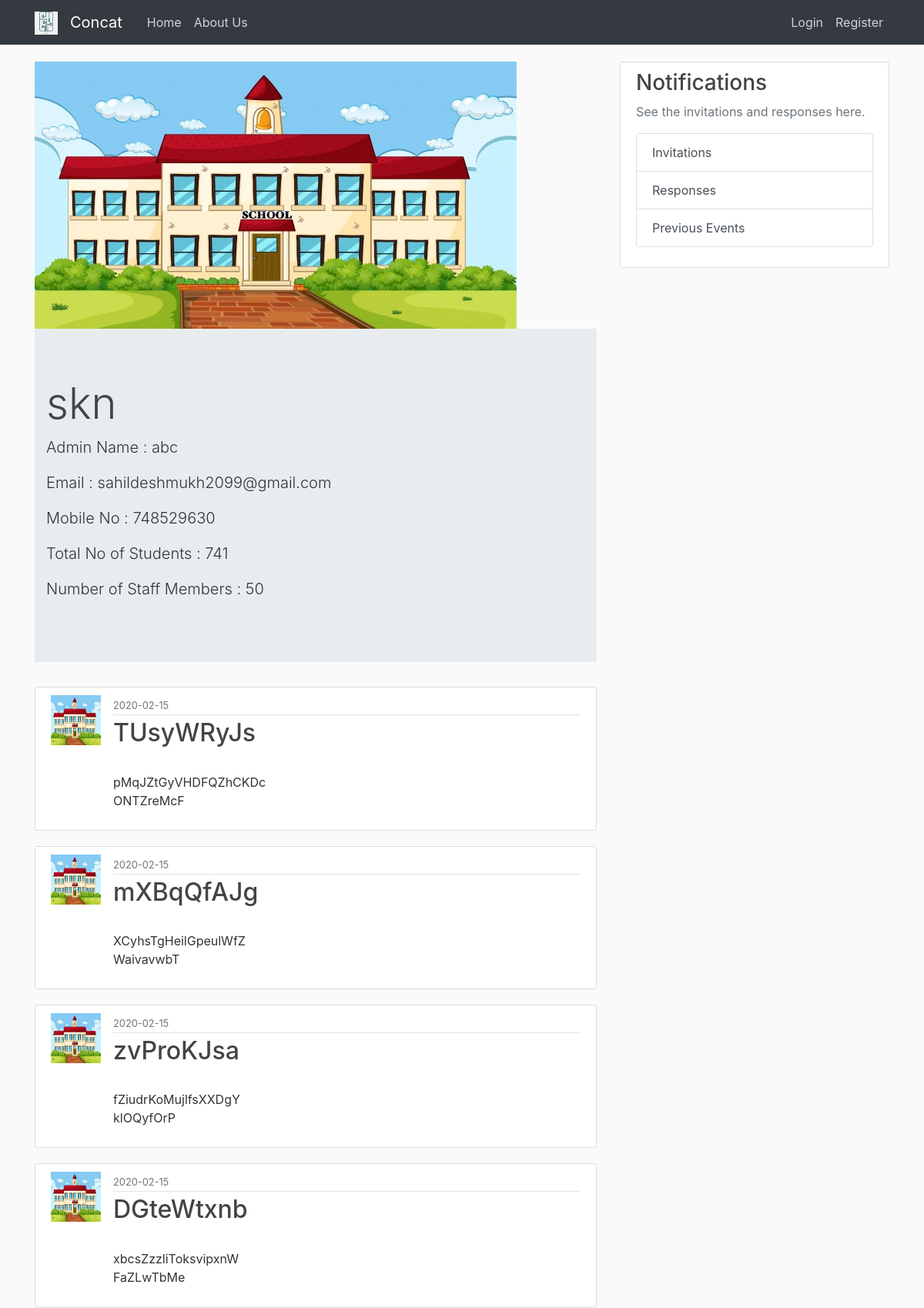
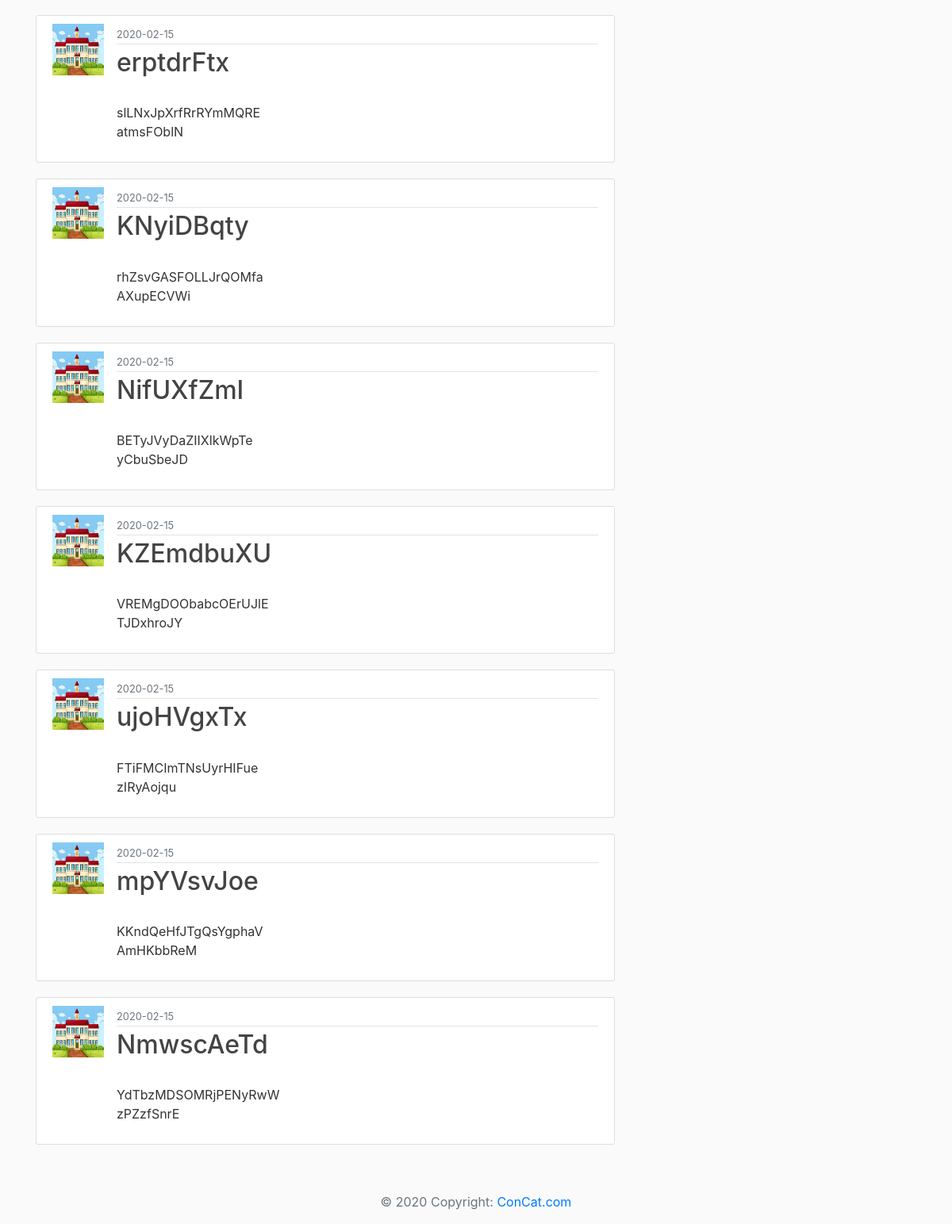
The app's page /institute_info/1, older data (2 pictures, top to bottom).
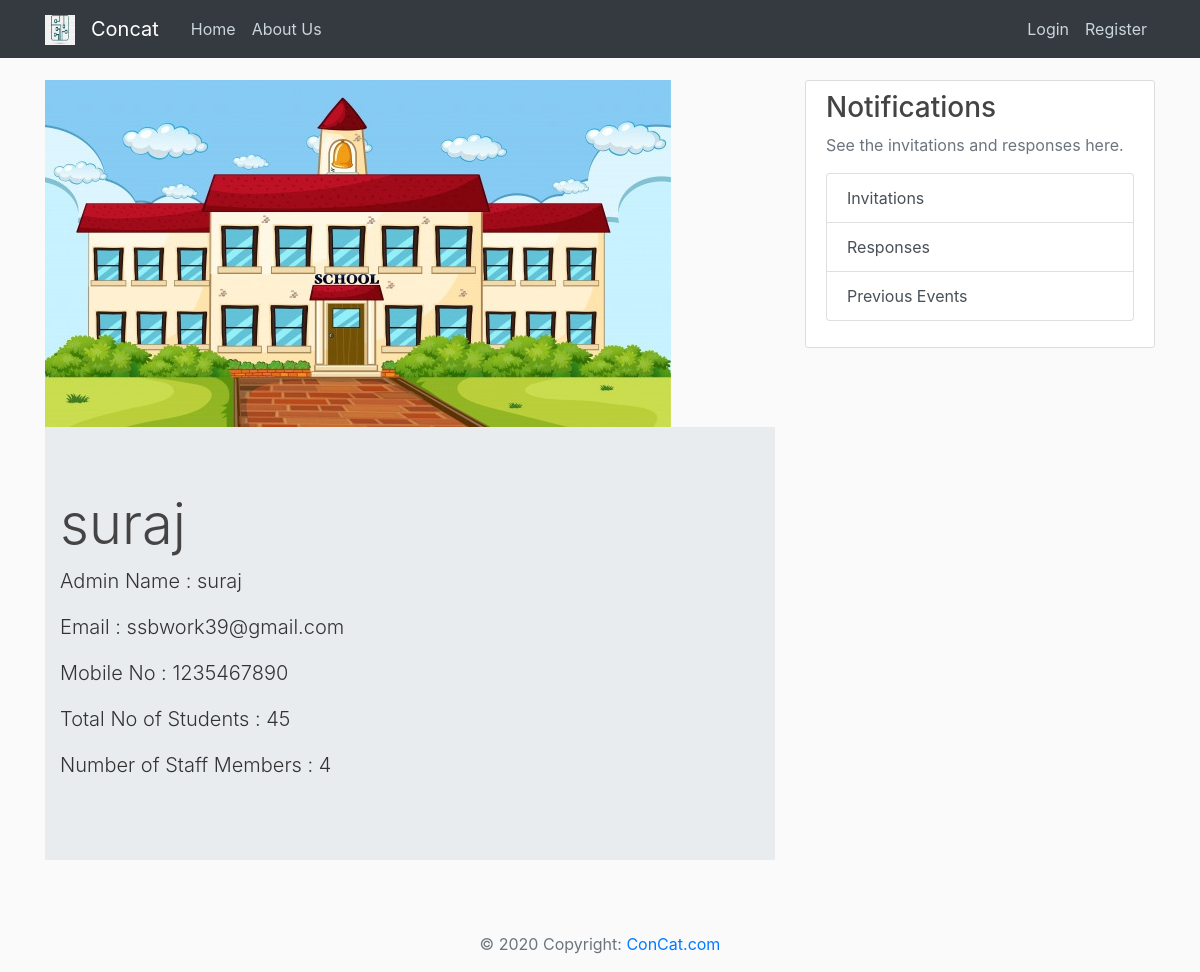
The same page, newer data.
### FlaskApp/models.py (models this page shows, shortened)
class Institute(db.Model , UserMixin):
	id = db.Column(db.Integer , primary_key = True)
	ins_name = db.Column(db.String(70),unique = True,nullable = False)
	admin_name = db.Column(db.String(50),nullable = False)
	address = db.Column(db.String(100),nullable=False)
	mobile_no = db.Column(db.Integer,unique = True,nullable=False)
	no_of_students = db.Column(db.Integer,nullable=False)
	no_of_staff = db.Column(db.Integer,nullable=False)
	email = db.Column(db.String(120),unique = True,nullable = False)
	password = db.Column(db.String(60),nullable=False)
	scope = db.Column(db.String(200),nullable=False)
	ins_img = db.Column(db.String(20), default='default.jpg')
	posts = db.relationship('Event',backref='host',lazy=True)

class Event(db.Model):
	id = db.Column(db.Integer , primary_key = True)
	title = db.Column(db.String(70),nullable = False)
	short_disc = db.Column(db.String(150),nullable = False)
	long_disc = db.Column(db.String(2000),nullable=False)
	poster = db.Column(db.String(20), default='default.jpg')
	reg_last_date = db.Column(db.DateTime , nullable=False)
	event_date = db.Column(db.DateTime , nullable=False)
	ins_id = db.Column(db.Integer,db.ForeignKey('institute.id'),nullable=False)

### FlaskApp/routes.py (the view)
@app.route("/institute_info/<int:ins_id>")
def institute_info(ins_id):
	institute = Institute.query.get_or_404(ins_id)
	events = Event.query.filter_by(host=institute).order_by(Event.event_date.desc())
	return render_template('institute_info.html',title=institute.ins_name,institute=institute , events = events)

### FlaskApp/templates/institute_info.html
{% extends "layout.html" %}
{% block content %}
    <img src="{{ url_for('static' , filename = 'ins_profiles/'+institute.ins_img) }}">
    <div class="jumbotron jumbotron-fluid">
      <div class="container">
        <h1 class="display-4"> {{ institute.ins_name }}</h1>
        <p class="lead">Admin Name : {{ institute.admin_name }}</p>
        <p class="lead">Email : {{ institute.email }}</p>
        <p class="lead">Mobile No : {{ institute.mobile_no }}</p>
        <p class="lead">Total No of Students : {{ institute.no_of_students }}</p>
        <p class="lead">Number of Staff Members : {{ institute.no_of_staff }}</p>
      </div>
  </div>
    {% for event in events %}
       <article class="media content-section">
          <img class="rounded_circle article-img" src="{{ url_for('static' , filename = 'ins_profiles/'+event.host.ins_img) }}">
          <div class="media-body">
            <div class="article-metadata">
              <small class="text-muted">{{ event.reg_last_date.strftime('%Y-%m-%d') }}</small>
            </div>
            <h2><a class="article-title" href="{{ url_for('event',event_id=event.id) }}">{{ event.title }}</a></h2>
            <p class="article-content">{{ event.short_disc }}</p>
          </div>
        </article>
   {% endfor %}
{% endblock content %}

### FlaskApp/templates/layout.html (shortened to what this page needs)
<!DOCTYPE html>
<html>
<head>
    <link rel="stylesheet" href="https://maxcdn.bootstrapcdn.com/bootstrap/4.0.0/css/bootstrap.min.css">
    <link rel="stylesheet" type="text/css" href="../static/main.css">
	</head>
	<body>
		<header class="site-header">
	      	<nav class="navbar navbar-expand-md navbar-dark bg-dark fixed-top">
	        <div class="container">
			  <a class="navbar-brand" href="/">
			    <img src="{{ url_for('static',filename='logo/images.png') }}" width="30" height="30" alt="">
			  </a>
	          <a class="navbar-brand mr-4" href="/">Concat</a>
	          	<div class="collapse navbar-collapse" id="navbarToggle">
	            	<div class="navbar-nav mr-auto">
	             	 	<a class="nav-item nav-link" href="{{ url_for('home') }}">Home</a>
	              		<a class="nav-item nav-link" href="{{ url_for('about') }}">About Us</a>
	            	</div>
	            	<div class="navbar-nav">
	            		{% if current_user.is_authenticated  %}
		                	<a class="nav-item nav-link" href="{{ url_for('create_post') }}">New Event</a>
		                	<a class="nav-item nav-link" href="{{ url_for('institute_info' , ins_id=current_user.id) }}">Account</a>
		                	<a class="nav-item nav-link" href="{{ url_for('logout') }}">Logout</a>
	                	{% else %}
		                	<a class="nav-item nav-link" href="{{ url_for('login') }}">Login</a>
		                	<a class="nav-item nav-link" href="{{ url_for('register') }}">Register</a>
	                	{% endif %}
	            	</div>
	          	</div>
	        </div>
	      	</nav>
	    </header>
	    <main role="main" class="container">
		    <div class="row">
		        <div class="col-md-8">
		        	{% block content %}{% endblock %}
		        </div>
			    <div class="col-md-4">
		          <div class="content-section">
		            <h3>Notifications</h3>
		            <p class='text-muted'>See the invitations and responses here.
		              	<div class="list-group">
						  <a href="#" class="list-group-item list-group-item-action">
						    Invitations
						  </a>
						  <a href="#" class="list-group-item list-group-item-action">
						  	Responses
						  </a>
						  <a href="#" class="list-group-item list-group-item-action">
						  	Previous Events
						  </a>
						</div>
		            </p>
		          </div>
		        </div>
		    </div>
		</main>
		<footer class="page-footer font-small blue pt-4">
			<div class="footer-copyright text-center py-3">
				<span class="text-muted">© 2020 Copyright: </span>
				<span><a href="#">ConCat.com</a></span>
			</div>
		</footer>
	</body>
	</html>

### FlaskApp/static/main.css (style rules this page uses)
body { background: #fafafa; color: #333333; margin-top: 5rem; }
h1, h2, h3, h4, h5, h6 { color: #444444; }
.site-header .navbar-nav .nav-link { color: #cbd5db; }
.content-section { background: #ffffff; padding: 10px 20px; border: 1px solid #dddddd; border-radius: 3px; margin-bottom: 20px; }

Row changes from the older to the newer data that the page shows:
removed Event: ins_img (placeholder picture), reg_last_date "2020-02-15", title "TUsyWRyJs", short_disc "pMqJZtGyVHDFQZhCKDc ONTZreMcF"
removed Event: ins_img (placeholder picture), reg_last_date "2020-02-15", title "mXBqQfAJg", short_disc "XCyhsTgHeilGpeulWfZ WaivavwbT"
removed Event: ins_img (placeholder picture), reg_last_date "2020-02-15", title "zvProKJsa", short_disc "fZiudrKoMujlfsXXDgY klOQyfOrP"
removed Event: ins_img (placeholder picture), reg_last_date "2020-02-15", title "DGteWtxnb", short_disc "xbcsZzzliToksvipxnW FaZLwTbMe"
removed Event: ins_img (placeholder picture), reg_last_date "2020-02-15", title "erptdrFtx", short_disc "slLNxJpXrfRrRYmMQRE atmsFOblN"
removed Event: ins_img (placeholder picture), reg_last_date "2020-02-15", title "KNyiDBqty", short_disc "rhZsvGASFOLLJrQOMfa AXupECVWi"
removed Event: ins_img (placeholder picture), reg_last_date "2020-02-15", title "NifUXfZmI", short_disc "BETyJVyDaZIIXlkWpTe yCbuSbeJD"
removed Event: ins_img (placeholder picture), reg_last_date "2020-02-15", title "KZEmdbuXU", short_disc "VREMgDOObabcOErUJlE TJDxhroJY"
removed Event: ins_img (placeholder picture), reg_last_date "2020-02-15", title "ujoHVgxTx", short_disc "FTiFMCImTNsUyrHIFue zIRyAojqu"
removed Event: ins_img (placeholder picture), reg_last_date "2020-02-15", title "mpYVsvJoe", short_disc "KKndQeHfJTgQsYgphaV AmHKbbReM"
removed Event: ins_img (placeholder picture), reg_last_date "2020-02-15", title "NmwscAeTd", short_disc "YdTbzMDSOMRjPENyRwW zPZzfSnrE"
changed Institute: ins_name "skn" → "suraj"; admin_name "abc" → "suraj"; email "sahildeshmukh2099@gmail.com" → "ssbwork39@gmail.com"; mobile_no "748529630" → "1235467890"; no_of_students "741" → "45"; no_of_staff "50" → "4"
